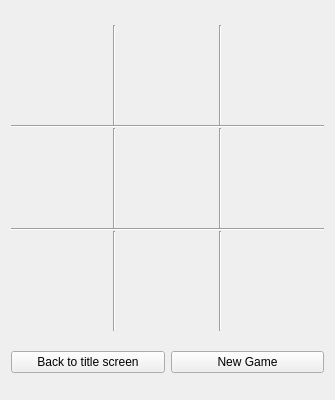
<?xml version="1.0" encoding="UTF-8"?>
<ui version="4.0">
 <class>MainWindow</class>
 <widget class="QMainWindow" name="MainWindow">
  <property name="geometry">
   <rect>
    <x>0</x>
    <y>0</y>
    <width>335</width>
    <height>400</height>
   </rect>
  </property>
  <property name="sizePolicy">
   <sizepolicy hsizetype="Fixed" vsizetype="Fixed">
    <horstretch>0</horstretch>
    <verstretch>0</verstretch>
   </sizepolicy>
  </property>
  <property name="minimumSize">
   <size>
    <width>335</width>
    <height>400</height>
   </size>
  </property>
  <property name="maximumSize">
   <size>
    <width>335</width>
    <height>420</height>
   </size>
  </property>
  <property name="windowTitle">
   <string>Tic Tac Toe</string>
  </property>
  <property name="toolButtonStyle">
   <enum>Qt::ToolButtonIconOnly</enum>
  </property>
  <widget class="QWidget" name="centralWidget">
   <layout class="QHBoxLayout" name="horizontalLayout">
    <item>
     <layout class="QVBoxLayout" name="verticalLayout">
      <item>
       <layout class="QGridLayout" name="gridLayout">
        <property name="spacing">
         <number>0</number>
        </property>
        <item row="0" column="5">
         <widget class="QPushButton" name="pushButton_3">
          <property name="enabled">
           <bool>true</bool>
          </property>
          <property name="sizePolicy">
           <sizepolicy hsizetype="Fixed" vsizetype="Fixed">
            <horstretch>0</horstretch>
            <verstretch>0</verstretch>
           </sizepolicy>
          </property>
          <property name="minimumSize">
           <size>
            <width>100</width>
            <height>100</height>
           </size>
          </property>
          <property name="font">
           <font>
            <family>Verdana</family>
            <pointsize>50</pointsize>
            <weight>50</weight>
            <bold>false</bold>
           </font>
          </property>
          <property name="text">
           <string/>
          </property>
          <property name="flat">
           <bool>true</bool>
          </property>
         </widget>
        </item>
        <item row="2" column="5">
         <widget class="QPushButton" name="pushButton_6">
          <property name="enabled">
           <bool>true</bool>
          </property>
          <property name="sizePolicy">
           <sizepolicy hsizetype="Fixed" vsizetype="Fixed">
            <horstretch>0</horstretch>
            <verstretch>0</verstretch>
           </sizepolicy>
          </property>
          <property name="minimumSize">
           <size>
            <width>100</width>
            <height>100</height>
           </size>
          </property>
          <property name="font">
           <font>
            <family>Verdana</family>
            <pointsize>50</pointsize>
            <weight>50</weight>
            <bold>false</bold>
           </font>
          </property>
          <property name="text">
           <string/>
          </property>
          <property name="flat">
           <bool>true</bool>
          </property>
         </widget>
        </item>
        <item row="0" column="3">
         <widget class="QPushButton" name="pushButton_2">
          <property name="enabled">
           <bool>true</bool>
          </property>
          <property name="sizePolicy">
           <sizepolicy hsizetype="Fixed" vsizetype="Fixed">
            <horstretch>0</horstretch>
            <verstretch>0</verstretch>
           </sizepolicy>
          </property>
          <property name="minimumSize">
           <size>
            <width>100</width>
            <height>100</height>
           </size>
          </property>
          <property name="font">
           <font>
            <family>Verdana</family>
            <pointsize>50</pointsize>
            <weight>50</weight>
            <bold>false</bold>
           </font>
          </property>
          <property name="text">
           <string/>
          </property>
          <property name="flat">
           <bool>true</bool>
          </property>
         </widget>
        </item>
        <item row="2" column="3">
         <widget class="QPushButton" name="pushButton_5">
          <property name="enabled">
           <bool>true</bool>
          </property>
          <property name="sizePolicy">
           <sizepolicy hsizetype="Fixed" vsizetype="Fixed">
            <horstretch>0</horstretch>
            <verstretch>0</verstretch>
           </sizepolicy>
          </property>
          <property name="minimumSize">
           <size>
            <width>100</width>
            <height>100</height>
           </size>
          </property>
          <property name="font">
           <font>
            <family>Verdana</family>
            <pointsize>50</pointsize>
            <weight>50</weight>
            <bold>false</bold>
           </font>
          </property>
          <property name="text">
           <string/>
          </property>
          <property name="flat">
           <bool>true</bool>
          </property>
         </widget>
        </item>
        <item row="5" column="2">
         <widget class="Line" name="line_4">
          <property name="orientation">
           <enum>Qt::Vertical</enum>
          </property>
         </widget>
        </item>
        <item row="0" column="2">
         <widget class="Line" name="line_5">
          <property name="orientation">
           <enum>Qt::Vertical</enum>
          </property>
         </widget>
        </item>
        <item row="5" column="5">
         <widget class="QPushButton" name="pushButton_9">
          <property name="enabled">
           <bool>true</bool>
          </property>
          <property name="sizePolicy">
           <sizepolicy hsizetype="Fixed" vsizetype="Fixed">
            <horstretch>0</horstretch>
            <verstretch>0</verstretch>
           </sizepolicy>
          </property>
          <property name="minimumSize">
           <size>
            <width>100</width>
            <height>100</height>
           </size>
          </property>
          <property name="font">
           <font>
            <family>Verdana</family>
            <pointsize>50</pointsize>
            <weight>50</weight>
            <bold>false</bold>
           </font>
          </property>
          <property name="text">
           <string/>
          </property>
          <property name="flat">
           <bool>true</bool>
          </property>
         </widget>
        </item>
        <item row="2" column="2">
         <widget class="Line" name="line_3">
          <property name="orientation">
           <enum>Qt::Vertical</enum>
          </property>
         </widget>
        </item>
        <item row="2" column="1">
         <widget class="QPushButton" name="pushButton_4">
          <property name="enabled">
           <bool>true</bool>
          </property>
          <property name="sizePolicy">
           <sizepolicy hsizetype="Fixed" vsizetype="Fixed">
            <horstretch>0</horstretch>
            <verstretch>0</verstretch>
           </sizepolicy>
          </property>
          <property name="minimumSize">
           <size>
            <width>100</width>
            <height>100</height>
           </size>
          </property>
          <property name="font">
           <font>
            <family>Verdana</family>
            <pointsize>50</pointsize>
            <weight>50</weight>
            <bold>false</bold>
           </font>
          </property>
          <property name="text">
           <string/>
          </property>
          <property name="flat">
           <bool>true</bool>
          </property>
         </widget>
        </item>
        <item row="1" column="1" colspan="5">
         <widget class="Line" name="line_2">
          <property name="orientation">
           <enum>Qt::Horizontal</enum>
          </property>
         </widget>
        </item>
        <item row="3" column="1" colspan="5">
         <widget class="Line" name="line">
          <property name="orientation">
           <enum>Qt::Horizontal</enum>
          </property>
         </widget>
        </item>
        <item row="0" column="1">
         <widget class="QPushButton" name="pushButton_1">
          <property name="enabled">
           <bool>true</bool>
          </property>
          <property name="sizePolicy">
           <sizepolicy hsizetype="Fixed" vsizetype="Fixed">
            <horstretch>0</horstretch>
            <verstretch>0</verstretch>
           </sizepolicy>
          </property>
          <property name="minimumSize">
           <size>
            <width>100</width>
            <height>100</height>
           </size>
          </property>
          <property name="font">
           <font>
            <family>Verdana</family>
            <pointsize>50</pointsize>
            <weight>50</weight>
            <bold>false</bold>
           </font>
          </property>
          <property name="text">
           <string/>
          </property>
          <property name="flat">
           <bool>true</bool>
          </property>
         </widget>
        </item>
        <item row="5" column="1">
         <widget class="QPushButton" name="pushButton_7">
          <property name="enabled">
           <bool>true</bool>
          </property>
          <property name="sizePolicy">
           <sizepolicy hsizetype="Fixed" vsizetype="Fixed">
            <horstretch>0</horstretch>
            <verstretch>0</verstretch>
           </sizepolicy>
          </property>
          <property name="minimumSize">
           <size>
            <width>100</width>
            <height>100</height>
           </size>
          </property>
          <property name="font">
           <font>
            <family>Verdana</family>
            <pointsize>50</pointsize>
            <weight>50</weight>
            <bold>false</bold>
           </font>
          </property>
          <property name="text">
           <string/>
          </property>
          <property name="flat">
           <bool>true</bool>
          </property>
         </widget>
        </item>
        <item row="5" column="4">
         <widget class="Line" name="line_6">
          <property name="orientation">
           <enum>Qt::Vertical</enum>
          </property>
         </widget>
        </item>
        <item row="2" column="4">
         <widget class="Line" name="line_7">
          <property name="orientation">
           <enum>Qt::Vertical</enum>
          </property>
         </widget>
        </item>
        <item row="0" column="4">
         <widget class="Line" name="line_8">
          <property name="orientation">
           <enum>Qt::Vertical</enum>
          </property>
         </widget>
        </item>
        <item row="5" column="3">
         <widget class="QPushButton" name="pushButton_8">
          <property name="enabled">
           <bool>true</bool>
          </property>
          <property name="sizePolicy">
           <sizepolicy hsizetype="Fixed" vsizetype="Fixed">
            <horstretch>0</horstretch>
            <verstretch>0</verstretch>
           </sizepolicy>
          </property>
          <property name="minimumSize">
           <size>
            <width>100</width>
            <height>100</height>
           </size>
          </property>
          <property name="font">
           <font>
            <family>Verdana</family>
            <pointsize>50</pointsize>
            <weight>50</weight>
            <bold>false</bold>
           </font>
          </property>
          <property name="text">
           <string/>
          </property>
          <property name="flat">
           <bool>true</bool>
          </property>
         </widget>
        </item>
       </layout>
      </item>
      <item>
       <layout class="QHBoxLayout" name="horizontalLayout_2">
        <item>
         <widget class="QPushButton" name="pushButton_10">
          <property name="text">
           <string>Back to title screen</string>
          </property>
         </widget>
        </item>
        <item>
         <widget class="QPushButton" name="pushButton">
          <property name="text">
           <string>New Game</string>
          </property>
         </widget>
        </item>
       </layout>
      </item>
     </layout>
    </item>
   </layout>
  </widget>
 </widget>
 <layoutdefault spacing="6" margin="11"/>
 <resources/>
 <connections/>
</ui>
